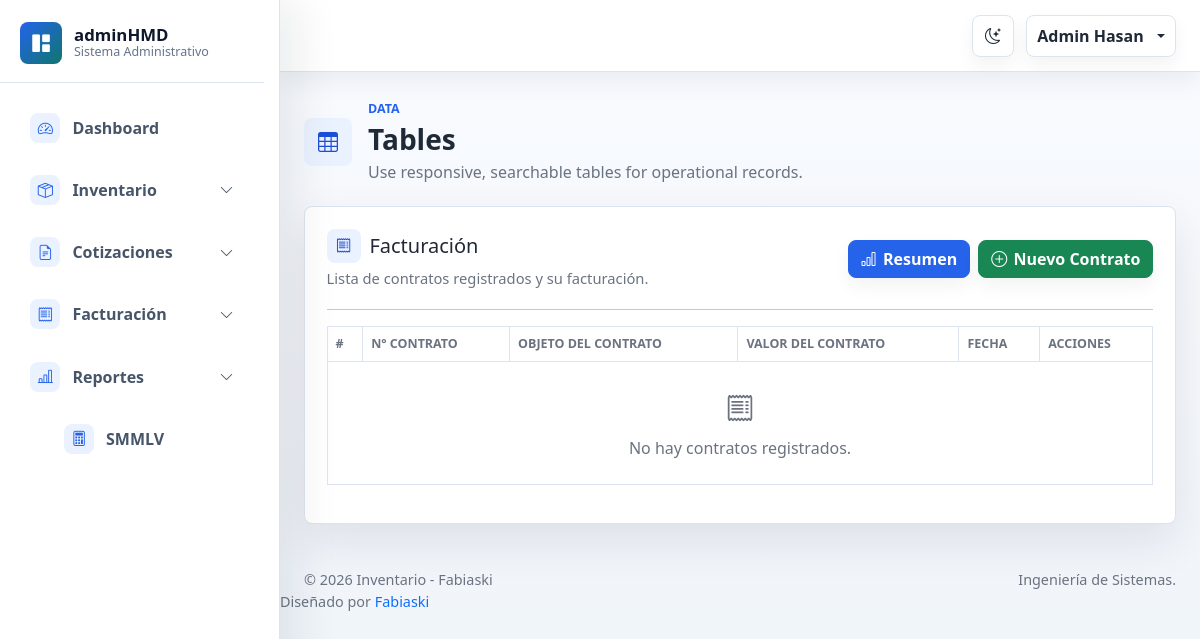
/facturacion/index.php, run on an earlier commit of the app's database.
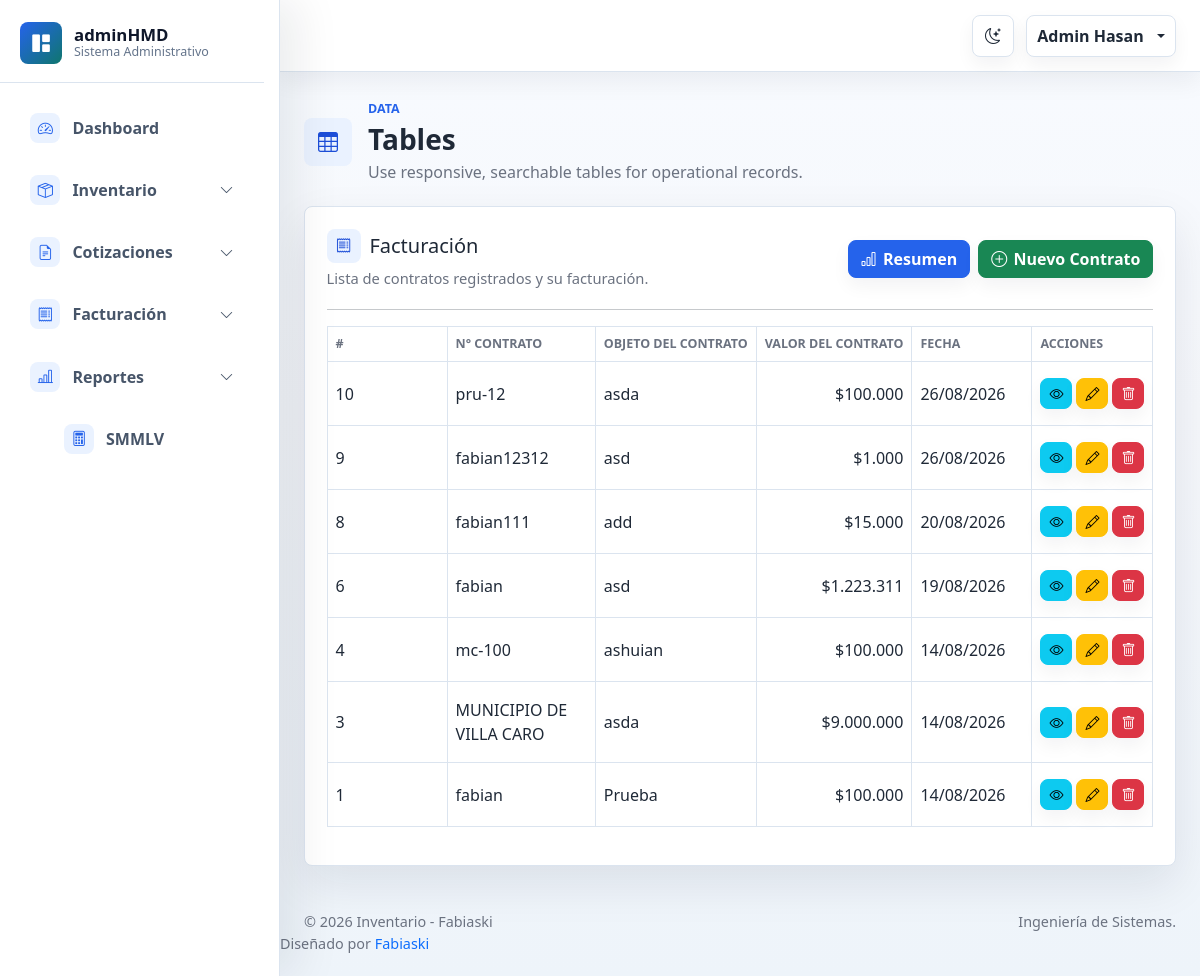
And on a later commit of the database.
### tables this page shows
CREATE TABLE `contratos` (
  `id` int(11) NOT NULL,
  `numero_contrato` varchar(100) NOT NULL,
  `objeto_contrato` text NOT NULL,
  `valor_contrato` decimal(15,2) NOT NULL DEFAULT 0.00,
  `fecha` date NOT NULL
);

### facturacion/index.php (the view, shortened to what this page needs)
<?php
require_once __DIR__ . '/../config/conexion.php';
$sql = "
    SELECT
        id,
        numero_contrato,
        objeto_contrato,
        valor_contrato,
        fecha
    FROM contratos
    ORDER BY id DESC
";
$resultado = $conexion->query($sql);
include __DIR__ . '/../includes/header.php';
include __DIR__ . '/../includes/sidebar.php';
?>
<div class="admin-main">
    <?php include __DIR__ . '/../includes/navbar.php'; ?>
     <div class="container-fluid px-3 px-lg-4 py-4">
        <div class="page-heading">
            <div class="page-heading-copy">
                <span class="page-icon"><i class="bi bi-table" aria-hidden="true"></i></span>
                <div>
                    <p class="eyebrow mb-1">Data</p>
                    <h1 class="h3 mb-1">Tables</h1>
                    <p class="text-muted mb-0">Use responsive, searchable tables for operational records.
                    </p>
                </div>
            </div>
        </div>
    <section class="panel">
        <div class="panel-header">
            <div>
                <h2 class="h5 mb-1 section-title">
                    <i class="bi bi-receipt"></i>
                    Facturación
                </h2>
                <p class="text-muted mb-0">
                    Lista de contratos registrados y su facturación.
                </p>
            </div>
            <div class="d-flex gap-2">
                <a
                    href="../reportes/cuatrimestres.php"
                    class="btn btn-primary"
                >
                    <i class="bi bi-bar-chart"></i>
                    Resumen
                </a>
                <a
                    href="agregar.php"
                    class="btn btn-success"
                >
                    <i class="bi bi-plus-circle"></i>
                    Nuevo Contrato
                </a>
            </div>
        </div>
        <hr>
        <div class="table-responsive">
            <table class="table table-bordered table-hover align-middle">
                <thead >
                    <tr>
                        <th>#</th>
                        <th>N° Contrato</th>
                        <th>Objeto del Contrato</th>
                        <th>Valor del Contrato</th>
                        <th>Fecha</th>
                        <th>Acciones</th>
                    </tr>
                </thead>
                <tbody>
                    <?php if ($resultado->num_rows > 0): ?>
                        <?php while ($contrato = $resultado->fetch_assoc()): ?>
                            <tr>
                                <td>
                                    <?= $contrato['id'] ?>
                                </td>
                                <td>
                                    <?= htmlspecialchars(
                                        $contrato['numero_contrato']
                                    ) ?>
                                </td>
                                <td>
                                    <?= htmlspecialchars(
                                        $contrato['objeto_contrato']
                                    ) ?>
                                </td>
                                <td class="text-end">
                                    $<?= number_format(
                                        $contrato['valor_contrato'],
                                        0,
                                        ',',
                                        '.'
                                    ) ?>
                                </td>
                                <td>
                                    <?= date(
                                        'd/m/Y',
                                        strtotime(
                                            $contrato['fecha']
                                        )
                                    ) ?>
                                </td>
                                <td>
                                    <div class="d-flex gap-1">
                                        <a
                                            href="ver.php?id=<?= $contrato['id'] ?>"
                                            class="btn btn-info btn-sm"
                                            title="Ver contrato"
                                        >
                                            <i class="bi bi-eye"></i>
                                        </a>
                                        <a
                                            href="editar.php?id=<?= $contrato['id'] ?>"
                                            class="btn btn-warning btn-sm"
                                            title="Editar contrato"
                                        >
                                            <i class="bi bi-pencil"></i>
                                        </a>
                                        <a
                                            href="eliminar.php?id=<?= $contrato['id'] ?>"
                                            class="btn btn-danger btn-sm"
                                            title="Eliminar contrato"
                                            onclick="
                                                return confirm(
                                                    '¿Está seguro de eliminar este contrato? También se eliminarán sus facturas y soportes asociados.'
                                                );
                                            "
                                        >
                                            <i class="bi bi-trash"></i>
                                        </a>
                                    </div>
                                </td>
                            </tr>
                        <?php endwhile; ?>
                    <?php else: ?>
                        <tr>
                            <td
                                colspan="6"
                                class="text-center text-muted py-4"
                            >
                                <i class="bi bi-receipt fs-3 d-block mb-2"></i>
                                No hay contratos registrados.
                            </td>
                        </tr>
                    <?php endif; ?>
                </tbody>
            </table>
        </div>
    </section>
</div>
<?php
include __DIR__ . '/../includes/footer.php';
include __DIR__ . '/../includes/scripts.php';
?>

### includes/header.php (shortened to what this page needs)
<!DOCTYPE html>
<html lang="en">
<head>
    <link rel="stylesheet" href="../assets/css/bootstrap.min.css">
    <link rel="stylesheet" href="../assets/vendors/bootstrap-icons/bootstrap-icons.css">
    <link rel="stylesheet" href="../assets/css/style.css">
</head>
<body>
    <div class="admin-shell">

### includes/sidebar.php (shortened to what this page needs)
<aside
    class="admin-sidebar"
    id="adminSidebar"
    aria-label="Main navigation"
>
    <div class="sidebar-header">
        <a
            class="brand-mark"
            href="<?= BASE_URL ?>index.php"
            aria-label="adminHMD dashboard"
        >
            <span class="brand-icon">
                <i
                    class="bi bi-grid-1x2-fill"
                    aria-hidden="true"
                ></i>
            </span>
            <span class="brand-copy">
                <span class="brand-title">
                    adminHMD
                </span>
                <span class="brand-subtitle">
                    Sistema Administrativo
                </span>
            </span>
        </a>
    </div>
    <nav class="sidebar-nav">
        <a
            class="nav-link"
            href="<?= BASE_URL ?>index.php"
        >
            <span class="nav-icon">
                <i class="bi bi-speedometer2"></i>
            </span>
            <span class="nav-text">
                Dashboard
            </span>
        </a>
        <a
            class="nav-link collapsed"
            data-bs-toggle="collapse"
            href="#menuInventario"
            role="button"
            aria-expanded="false"
            aria-controls="menuInventario"
        >
            <span class="nav-icon">
                <i class="bi bi-box-seam"></i>
            </span>
            <span class="nav-text flex-grow-1">
                Inventario
            </span>
            <i class="bi bi-chevron-down small"></i>
        </a>
        <a
            class="nav-link collapsed"
            data-bs-toggle="collapse"
            href="#menuCotizaciones"
            role="button"
            aria-expanded="false"
            aria-controls="menuCotizaciones"
        >
            <span class="nav-icon">
                <i class="bi bi-file-earmark-text"></i>
            </span>
            <span class="nav-text flex-grow-1">
                Cotizaciones
            </span>
            <i class="bi bi-chevron-down small"></i>
        </a>
        <a
            class="nav-link collapsed"
            data-bs-toggle="collapse"
            href="#menuFacturacion"
            role="button"
            aria-expanded="false"
            aria-controls="menuFacturacion"
        >
            <span class="nav-icon">
                <i class="bi bi-receipt"></i>
            </span>
            <span class="nav-text flex-grow-1">
                Facturación
            </span>
            <i class="bi bi-chevron-down small"></i>
        </a>
        <a
            class="nav-link collapsed"
            data-bs-toggle="collapse"
            href="#menuReportes"
            role="button"
            aria-expanded="false"
            aria-controls="menuReportes"
        >
            <span class="nav-icon">
                <i class="bi bi-bar-chart-line"></i>
            </span>
            <span class="nav-text flex-grow-1">
                Reportes
            </span>
            <i class="bi bi-chevron-down small"></i>
        </a>
<a
    class="nav-link ps-5"
    href="<?= BASE_URL ?>smmlv/index.php"
>
    <span class="nav-icon">
        <i class="bi bi-calculator"></i>
    </span>
    <span class="nav-text">
        SMMLV
    </span>
</a>
    </nav>
</aside>

### includes/navbar.php (shortened to what this page needs)
<nav class="navbar admin-navbar navbar-expand bg-white">
    <div class="container-fluid px-3 px-lg-4">
        <div class="navbar-actions ms-auto">
            <button class="icon-button theme-toggle" type="button" data-theme-toggle aria-label="Switch color theme"
                title="Switch color theme">
                <i class="bi bi-moon-stars" data-theme-icon aria-hidden="true"></i>
            </button>
            <div class="dropdown">
                <button class="profile-button dropdown-toggle" type="button" data-bs-toggle="dropdown"
                    aria-expanded="false">
                    <span class="profile-name d-none d-sm-inline">Admin Hasan</span>
                </button>
            </div>
        </div>
    </div>
</nav>
<main class="dashboard-content">

### includes/footer.php
<footer class="admin-footer">
    <div class="container-fluid px-3 px-lg-4">
        <span> © <?= date('Y') ?> Inventario - Fabiaski <br> </span>
        <span> Ingeniería de Sistemas.</span>
    </div>
      Diseñado por <a href="https://www.linkedin.com/in/fabian-gonzalez-7a24a7181/" target="_blank">Fabiaski</a>
</footer>

### includes/scripts.php (shortened to what this page needs)
        </div>
    </div>
</body>
</html>

What changed in the data, as far as the page shows it:
added contratos: id "10", numero_contrato "pru-12", objeto_contrato "asda", valor_contrato "100.000", fecha "26/08/2026"
added contratos: id "9", numero_contrato "fabian12312", objeto_contrato "asd", valor_contrato "1.000", fecha "26/08/2026"
added contratos: id "8", numero_contrato "fabian111", objeto_contrato "add", valor_contrato "15.000", fecha "20/08/2026"
added contratos: id "6", numero_contrato "fabian", objeto_contrato "asd", valor_contrato "1.223.311", fecha "19/08/2026"
added contratos: id "4", numero_contrato "mc-100", objeto_contrato "ashuian", valor_contrato "100.000", fecha "14/08/2026"
added contratos: id "3", numero_contrato "MUNICIPIO DE VILLA CARO", objeto_contrato "asda", valor_contrato "9.000.000", fecha "14/08/2026"
added contratos: id "1", numero_contrato "fabian", objeto_contrato "Prueba", valor_contrato "100.000", fecha "14/08/2026"
Also different on the page:
text no longer shown: "No hay contratos registrados."
